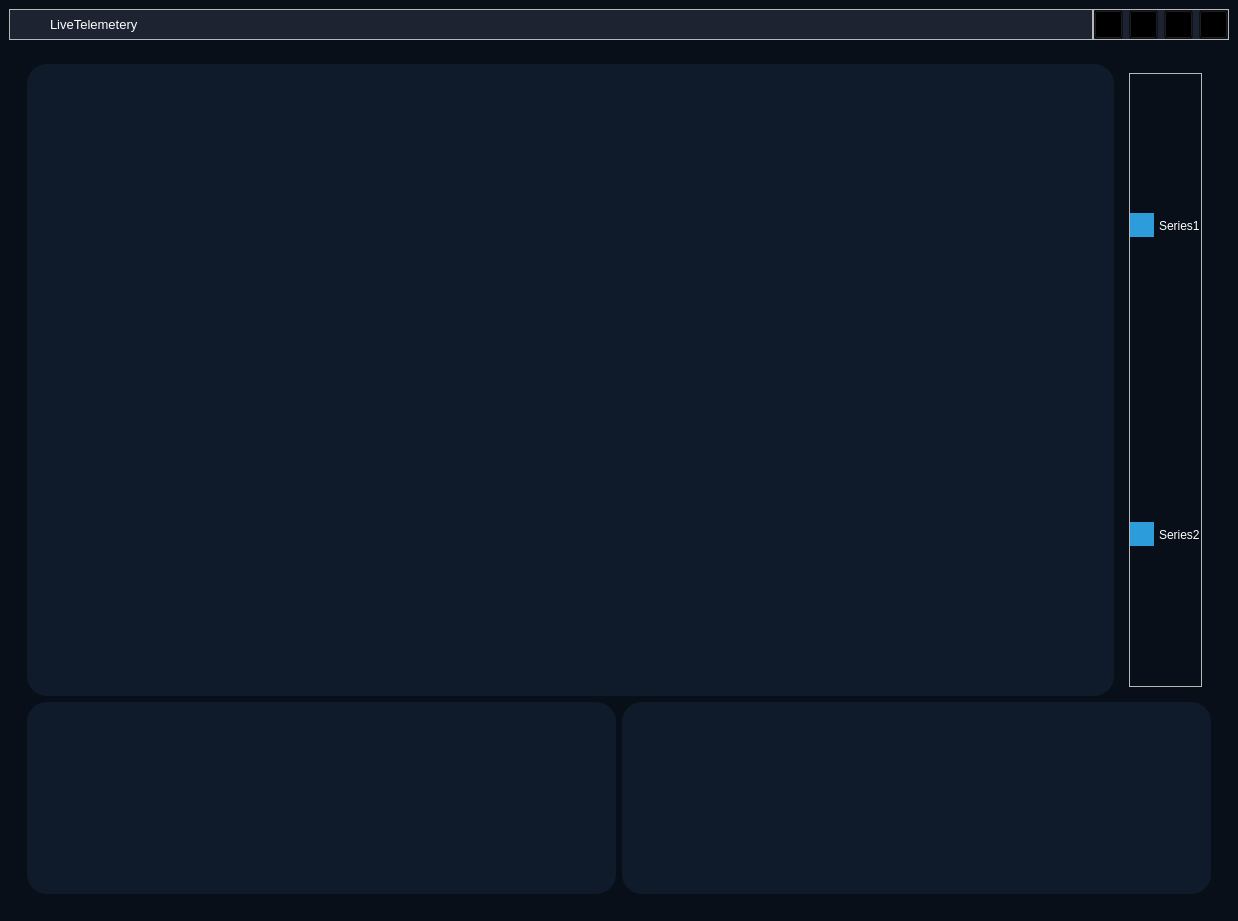
<?xml version="1.0" encoding="UTF-8"?>
<ui version="4.0">
 <class>MainWindow</class>
 <widget class="QMainWindow" name="MainWindow">
  <property name="geometry">
   <rect>
    <x>0</x>
    <y>0</y>
    <width>1238</width>
    <height>921</height>
   </rect>
  </property>
  <property name="sizePolicy">
   <sizepolicy hsizetype="Expanding" vsizetype="Expanding">
    <horstretch>0</horstretch>
    <verstretch>0</verstretch>
   </sizepolicy>
  </property>
  <property name="windowTitle">
   <string>MainWindow</string>
  </property>
  <property name="styleSheet">
   <string notr="true">#centralwidget{
background-color:rgb(8, 15, 24);

}
QLabel{
color:white;
}
QGraphicsView{
background-color:rgb(15, 27, 42);
border:none;
border-radius:20px

}




QCheckBox {
    spacing: 5px;
    color: #FFFFFF; /* Text color */
}
QCheckBox::indicator {
    width: 20px;
    height: 20px;
}
QCheckBox::indicator::unchecked {
    border: 2px solid #888888;
    background-color: #1E1E2C;
}
QCheckBox::indicator::checked {
    border: 2px solid #2D9CDB;
    background-color: #2D9CDB;
}
QCheckBox::indicator::checked:hover {
    background-color: #56CCF2;
}
QCheckBox::indicator::unchecked:hover {
    border: 2px solid #56CCF2;
}
QCheckBox::indicator:disabled {
    background-color: #555555;
    border: 2px solid #555555;
}
</string>
  </property>
  <widget class="QWidget" name="centralwidget">
   <layout class="QVBoxLayout" name="verticalLayout_2">
    <item>
     <widget class="QWidget" name="widget" native="true">
      <property name="styleSheet">
       <string notr="true">QPushButton{
background-color:transparent;
}</string>
      </property>
      <layout class="QVBoxLayout" name="verticalLayout">
       <property name="leftMargin">
        <number>0</number>
       </property>
       <property name="topMargin">
        <number>0</number>
       </property>
       <property name="rightMargin">
        <number>0</number>
       </property>
       <property name="bottomMargin">
        <number>0</number>
       </property>
       <item alignment="Qt::AlignTop">
        <widget class="QWidget" name="widget_1" native="true">
         <property name="sizePolicy">
          <sizepolicy hsizetype="Expanding" vsizetype="Expanding">
           <horstretch>0</horstretch>
           <verstretch>0</verstretch>
          </sizepolicy>
         </property>
         <property name="styleSheet">
          <string notr="true">#widget_1{
background-color:rgb(29, 35, 49);
}</string>
         </property>
         <layout class="QHBoxLayout" name="horizontalLayout_8">
          <property name="spacing">
           <number>0</number>
          </property>
          <property name="leftMargin">
           <number>0</number>
          </property>
          <property name="topMargin">
           <number>0</number>
          </property>
          <property name="rightMargin">
           <number>0</number>
          </property>
          <property name="bottomMargin">
           <number>0</number>
          </property>
          <item>
           <widget class="QFrame" name="frame_9">
            <property name="sizePolicy">
             <sizepolicy hsizetype="Expanding" vsizetype="Expanding">
              <horstretch>0</horstretch>
              <verstretch>0</verstretch>
             </sizepolicy>
            </property>
            <property name="frameShape">
             <enum>QFrame::StyledPanel</enum>
            </property>
            <property name="frameShadow">
             <enum>QFrame::Raised</enum>
            </property>
            <layout class="QHBoxLayout" name="horizontalLayout_11">
             <property name="leftMargin">
              <number>2</number>
             </property>
             <property name="topMargin">
              <number>0</number>
             </property>
             <property name="rightMargin">
              <number>0</number>
             </property>
             <property name="bottomMargin">
              <number>0</number>
             </property>
             <item>
              <widget class="QLabel" name="label_2">
               <property name="maximumSize">
                <size>
                 <width>32</width>
                 <height>32</height>
                </size>
               </property>
               <property name="text">
                <string/>
               </property>
               <property name="pixmap">
                <pixmap resource="hello.qrc">:/icons/feather3/activity.svg</pixmap>
               </property>
               <property name="scaledContents">
                <bool>true</bool>
               </property>
              </widget>
             </item>
             <item alignment="Qt::AlignLeft">
              <widget class="QLabel" name="label">
               <property name="font">
                <font>
                 <pointsize>10</pointsize>
                </font>
               </property>
               <property name="styleSheet">
                <string notr="true">#label{
color:rgb(255, 255, 255)

}</string>
               </property>
               <property name="text">
                <string>LiveTelemetery</string>
               </property>
              </widget>
             </item>
            </layout>
           </widget>
          </item>
          <item alignment="Qt::AlignRight">
           <widget class="QFrame" name="frame_8">
            <property name="frameShape">
             <enum>QFrame::StyledPanel</enum>
            </property>
            <property name="frameShadow">
             <enum>QFrame::Raised</enum>
            </property>
            <layout class="QHBoxLayout" name="horizontalLayout_4">
             <property name="spacing">
              <number>6</number>
             </property>
             <property name="leftMargin">
              <number>0</number>
             </property>
             <property name="topMargin">
              <number>0</number>
             </property>
             <property name="rightMargin">
              <number>0</number>
             </property>
             <property name="bottomMargin">
              <number>0</number>
             </property>
             <item>
              <widget class="QPushButton" name="refresh">
               <property name="styleSheet">
                <string notr="true">QPushButton {
    image: url(:/icons/feather (2)/refresh-cw.svg);
     width: 21px;
     padding: 3px;
    height: 21px;
    background-repeat: no-repeat;
}
QPushButton:hover {
    image: url(:/icons/feather3/refresh-ccw.svg);
    background-repeat: no-repeat;
}</string>
               </property>
               <property name="text">
                <string/>
               </property>
              </widget>
             </item>
             <item>
              <widget class="QPushButton" name="min">
               <property name="sizePolicy">
                <sizepolicy hsizetype="Expanding" vsizetype="Expanding">
                 <horstretch>0</horstretch>
                 <verstretch>0</verstretch>
                </sizepolicy>
               </property>
               <property name="styleSheet">
                <string notr="true">QPushButton {
    image: url(:/icons/feather (2)/minus.svg);
     width: 21px;
     padding: 3px;
    height: 21px;
    background-repeat: no-repeat;
}
QPushButton:hover {
    background-color :rgb(36, 66, 103);
    width: 21px;
    height: 21px;
    background-repeat: no-repeat;
} </string>
               </property>
               <property name="text">
                <string/>
               </property>
               <property name="icon">
                <iconset resource="hello.qrc">
                 <normaloff>:/icons/feather (2)/minus.svg</normaloff>:/icons/feather (2)/minus.svg</iconset>
               </property>
              </widget>
             </item>
             <item>
              <widget class="QPushButton" name="max">
               <property name="sizePolicy">
                <sizepolicy hsizetype="Expanding" vsizetype="Fixed">
                 <horstretch>0</horstretch>
                 <verstretch>0</verstretch>
                </sizepolicy>
               </property>
               <property name="styleSheet">
                <string notr="true">QPushButton {
    image: url(:/icons/feather (2)/square.svg);
     width: 21px;
    height: 21px;
padding: 3px;
    background-repeat: no-repeat;
}
QPushButton:hover {
    background-color :rgb(36, 66, 103);
    width: 21px;
    height: 21px;
    background-repeat: no-repeat;
}</string>
               </property>
               <property name="text">
                <string/>
               </property>
              </widget>
             </item>
             <item>
              <widget class="QPushButton" name="close_btn">
               <property name="sizePolicy">
                <sizepolicy hsizetype="Expanding" vsizetype="Preferred">
                 <horstretch>0</horstretch>
                 <verstretch>0</verstretch>
                </sizepolicy>
               </property>
               <property name="maximumSize">
                <size>
                 <width>16777215</width>
                 <height>16777215</height>
                </size>
               </property>
               <property name="styleSheet">
                <string notr="true">QPushButton {

    image: url(:/icons/feather (2)/x.svg);
     width: 21px;
    height: 21px;
    padding: 3px;
    background-repeat: no-repeat;
}
QPushButton:hover {
    background-color :rgb(36, 66, 103);
    width: 21px;
    height: 21px;
    background-repeat: no-repeat;
}</string>
               </property>
               <property name="text">
                <string/>
               </property>
              </widget>
             </item>
            </layout>
           </widget>
          </item>
         </layout>
        </widget>
       </item>
      </layout>
     </widget>
    </item>
    <item>
     <widget class="QStackedWidget" name="stackedWidget_1">
      <property name="currentIndex">
       <number>1</number>
      </property>
      <widget class="QWidget" name="page">
       <property name="styleSheet">
        <string notr="true">#page{
background-color:rgb(8, 15, 24);
}</string>
       </property>
       <layout class="QVBoxLayout" name="verticalLayout_11">
        <item alignment="Qt::AlignHCenter">
         <widget class="QFrame" name="frame">
          <property name="frameShape">
           <enum>QFrame::StyledPanel</enum>
          </property>
          <property name="frameShadow">
           <enum>QFrame::Raised</enum>
          </property>
          <layout class="QHBoxLayout" name="horizontalLayout">
           <item>
            <widget class="QLabel" name="label_3">
             <property name="text">
              <string/>
             </property>
             <property name="pixmap">
              <pixmap resource="hello.qrc">:/icons/rtlogo1.png</pixmap>
             </property>
            </widget>
           </item>
          </layout>
         </widget>
        </item>
        <item alignment="Qt::AlignHCenter">
         <widget class="QFrame" name="frame_2">
          <property name="sizePolicy">
           <sizepolicy hsizetype="Expanding" vsizetype="Preferred">
            <horstretch>0</horstretch>
            <verstretch>0</verstretch>
           </sizepolicy>
          </property>
          <property name="font">
           <font>
            <pointsize>10</pointsize>
           </font>
          </property>
          <property name="frameShape">
           <enum>QFrame::StyledPanel</enum>
          </property>
          <property name="frameShadow">
           <enum>QFrame::Raised</enum>
          </property>
          <layout class="QVBoxLayout" name="verticalLayout_3">
           <property name="leftMargin">
            <number>400</number>
           </property>
           <property name="rightMargin">
            <number>400</number>
           </property>
           <item>
            <layout class="QHBoxLayout" name="horizontalLayout_2">
             <property name="spacing">
              <number>50</number>
             </property>
             <property name="sizeConstraint">
              <enum>QLayout::SetDefaultConstraint</enum>
             </property>
             <property name="leftMargin">
              <number>0</number>
             </property>
             <property name="rightMargin">
              <number>0</number>
             </property>
             <item>
              <widget class="QLabel" name="label_4">
               <property name="maximumSize">
                <size>
                 <width>200</width>
                 <height>34</height>
                </size>
               </property>
               <property name="font">
                <font>
                 <family>Arial Black</family>
                 <pointsize>12</pointsize>
                 <weight>75</weight>
                 <bold>true</bold>
                </font>
               </property>
               <property name="text">
                <string>Select Port:</string>
               </property>
              </widget>
             </item>
             <item>
              <widget class="QComboBox" name="port_box">
               <property name="enabled">
                <bool>true</bool>
               </property>
               <property name="sizePolicy">
                <sizepolicy hsizetype="Expanding" vsizetype="Fixed">
                 <horstretch>0</horstretch>
                 <verstretch>0</verstretch>
                </sizepolicy>
               </property>
               <property name="minimumSize">
                <size>
                 <width>100</width>
                 <height>0</height>
                </size>
               </property>
               <property name="maximumSize">
                <size>
                 <width>200</width>
                 <height>38</height>
                </size>
               </property>
               <property name="font">
                <font>
                 <pointsize>10</pointsize>
                </font>
               </property>
               <property name="styleSheet">
                <string notr="true">QComboBox {
    background-color: #0d1b2a; /* Dark blue background similar to the UI */
    color: #ffffff;            /* White text for contrast */
    border: 1px solid #1b263b; /* Slightly lighter blue border */
    border-radius: 5px;
    padding: 5px;
}

QComboBox::drop-down {
    subcontrol-origin: padding;
    subcontrol-position: top right;
    width: 20px;
    border-left-width: 1px;
    border-left-color: #1b263b; /* Lighter blue for the dropdown divider */
    border-left-style: solid;
    background-color: #1b263b;  /* Match dropdown button to background */
}

QComboBox::down-arrow {
    image: url(:/icons/feather3/chevrons-down.svg);  /* You can add an arrow image if necessary */
    width: 14px;
    height: 14px;
}

QComboBox QAbstractItemView {
    background-color: #0d1b2a;   /* Dark blue for the dropdown list */
    color: #ffffff;              /* White text for readability */
    selection-background-color: #1b263b; /* Slightly lighter blue when an item is selected */
    selection-color: #ffffff;    /* White text for selected items */
    border: 1px solid #1b263b;   /* Border matching the combo box */
}
</string>
               </property>
              </widget>
             </item>
            </layout>
           </item>
           <item>
            <layout class="QHBoxLayout" name="horizontalLayout_3">
             <property name="spacing">
              <number>50</number>
             </property>
             <item>
              <widget class="QLabel" name="label_5">
               <property name="maximumSize">
                <size>
                 <width>200</width>
                 <height>34</height>
                </size>
               </property>
               <property name="font">
                <font>
                 <family>Arial Black</family>
                 <pointsize>12</pointsize>
                 <weight>75</weight>
                 <bold>true</bold>
                </font>
               </property>
               <property name="text">
                <string>Save As:     </string>
               </property>
              </widget>
             </item>
             <item>
              <widget class="QLineEdit" name="file">
               <property name="maximumSize">
                <size>
                 <width>200</width>
                 <height>38</height>
                </size>
               </property>
               <property name="sizeIncrement">
                <size>
                 <width>0</width>
                 <height>0</height>
                </size>
               </property>
               <property name="font">
                <font>
                 <pointsize>12</pointsize>
                </font>
               </property>
               <property name="styleSheet">
                <string notr="true">#file{
background-color:rgb(15, 27, 42);

  border: 1px solid #1b263b; /* Slightly lighter blue border */
    border-radius: 5px;
color:white;

}</string>
               </property>
               <property name="placeholderText">
                <string>Name Your File</string>
               </property>
              </widget>
             </item>
            </layout>
           </item>
           <item alignment="Qt::AlignHCenter">
            <widget class="QPushButton" name="start">
             <property name="maximumSize">
              <size>
               <width>150</width>
               <height>16777215</height>
              </size>
             </property>
             <property name="font">
              <font>
               <pointsize>12</pointsize>
               <weight>50</weight>
               <bold>false</bold>
              </font>
             </property>
             <property name="styleSheet">
              <string notr="true">#start{
color:white;
background-color:rgb(29, 35, 49);
padding-left:20px;
padding-right:20px;
padding-top:5px;
padding-bottom:5px;
 border: 1px solid #1b263b; /* Slightly lighter blue border */
    border-radius: 10px;
}
#start:hover{
color:rgb(25, 134, 202);
background-color:rgb(50, 60, 85)

}</string>
             </property>
             <property name="text">
              <string>Start</string>
             </property>
            </widget>
           </item>
          </layout>
         </widget>
        </item>
        <item>
         <widget class="QFrame" name="frame_3">
          <property name="sizePolicy">
           <sizepolicy hsizetype="Preferred" vsizetype="Preferred">
            <horstretch>0</horstretch>
            <verstretch>0</verstretch>
           </sizepolicy>
          </property>
          <property name="frameShape">
           <enum>QFrame::StyledPanel</enum>
          </property>
          <property name="frameShadow">
           <enum>QFrame::Raised</enum>
          </property>
          <layout class="QHBoxLayout" name="horizontalLayout_5">
           <property name="spacing">
            <number>0</number>
           </property>
           <property name="leftMargin">
            <number>0</number>
           </property>
           <property name="topMargin">
            <number>0</number>
           </property>
           <property name="rightMargin">
            <number>0</number>
           </property>
           <property name="bottomMargin">
            <number>0</number>
           </property>
           <item>
            <widget class="QTextEdit" name="message">
             <property name="sizePolicy">
              <sizepolicy hsizetype="Expanding" vsizetype="Preferred">
               <horstretch>0</horstretch>
               <verstretch>0</verstretch>
              </sizepolicy>
             </property>
             <property name="maximumSize">
              <size>
               <width>50000</width>
               <height>16777215</height>
              </size>
             </property>
             <property name="font">
              <font>
               <family>Arial Black</family>
               <pointsize>15</pointsize>
               <weight>50</weight>
               <bold>false</bold>
              </font>
             </property>
             <property name="styleSheet">
              <string notr="true">#message{
background-color:rgb(8, 15, 24);
color:white;
border:none;

}</string>
             </property>
             <property name="html">
              <string>&lt;!DOCTYPE HTML PUBLIC &quot;-//W3C//DTD HTML 4.0//EN&quot; &quot;http://www.w3.org/TR/REC-html40/strict.dtd&quot;&gt;
&lt;html&gt;&lt;head&gt;&lt;meta name=&quot;qrichtext&quot; content=&quot;1&quot; /&gt;&lt;style type=&quot;text/css&quot;&gt;
p, li { white-space: pre-wrap; }
&lt;/style&gt;&lt;/head&gt;&lt;body style=&quot; font-family:'Arial Black'; font-size:15pt; font-weight:400; font-style:normal;&quot;&gt;
&lt;p align=&quot;center&quot; style=&quot;-qt-paragraph-type:empty; margin-top:0px; margin-bottom:0px; margin-left:0px; margin-right:0px; -qt-block-indent:0; text-indent:0px;&quot;&gt;&lt;br /&gt;&lt;/p&gt;&lt;/body&gt;&lt;/html&gt;</string>
             </property>
            </widget>
           </item>
          </layout>
         </widget>
        </item>
       </layout>
      </widget>
      <widget class="QWidget" name="page_2">
       <layout class="QVBoxLayout" name="verticalLayout_25">
        <item>
         <widget class="QWidget" name="widget_7" native="true">
          <property name="sizePolicy">
           <sizepolicy hsizetype="Preferred" vsizetype="Expanding">
            <horstretch>0</horstretch>
            <verstretch>0</verstretch>
           </sizepolicy>
          </property>
          <layout class="QVBoxLayout" name="verticalLayout_16">
           <property name="spacing">
            <number>4</number>
           </property>
           <property name="leftMargin">
            <number>0</number>
           </property>
           <property name="topMargin">
            <number>0</number>
           </property>
           <property name="rightMargin">
            <number>0</number>
           </property>
           <property name="bottomMargin">
            <number>0</number>
           </property>
           <item>
            <widget class="QStackedWidget" name="stackedWidget">
             <property name="sizePolicy">
              <sizepolicy hsizetype="Expanding" vsizetype="Expanding">
               <horstretch>0</horstretch>
               <verstretch>0</verstretch>
              </sizepolicy>
             </property>
             <property name="currentIndex">
              <number>1</number>
             </property>
             <widget class="QWidget" name="all_graphs_3">
              <layout class="QHBoxLayout" name="horizontalLayout_22">
               <item>
                <layout class="QVBoxLayout" name="verticalLayout_17">
                 <property name="spacing">
                  <number>8</number>
                 </property>
                 <property name="leftMargin">
                  <number>0</number>
                 </property>
                 <property name="rightMargin">
                  <number>0</number>
                 </property>
                 <property name="bottomMargin">
                  <number>8</number>
                 </property>
                 <item>
                  <widget class="QGraphicsView" name="graph_1"/>
                 </item>
                 <item>
                  <widget class="QGraphicsView" name="graph_2"/>
                 </item>
                 <item>
                  <widget class="QGraphicsView" name="graph_3"/>
                 </item>
                </layout>
               </item>
               <item alignment="Qt::AlignLeft">
                <widget class="QWidget" name="graph_widget_2" native="true">
                 <property name="sizePolicy">
                  <sizepolicy hsizetype="Expanding" vsizetype="Expanding">
                   <horstretch>0</horstretch>
                   <verstretch>0</verstretch>
                  </sizepolicy>
                 </property>
                 <layout class="QVBoxLayout" name="verticalLayout_18">
                  <item alignment="Qt::AlignLeft">
                   <widget class="QFrame" name="frame_19">
                    <property name="frameShape">
                     <enum>QFrame::StyledPanel</enum>
                    </property>
                    <property name="frameShadow">
                     <enum>QFrame::Raised</enum>
                    </property>
                    <layout class="QVBoxLayout" name="verticalLayout_19">
                     <property name="spacing">
                      <number>6</number>
                     </property>
                     <property name="leftMargin">
                      <number>0</number>
                     </property>
                     <property name="topMargin">
                      <number>0</number>
                     </property>
                     <property name="rightMargin">
                      <number>0</number>
                     </property>
                     <property name="bottomMargin">
                      <number>0</number>
                     </property>
                     <item>
                      <widget class="QCheckBox" name="series1">
                       <property name="sizePolicy">
                        <sizepolicy hsizetype="Preferred" vsizetype="Preferred">
                         <horstretch>0</horstretch>
                         <verstretch>0</verstretch>
                        </sizepolicy>
                       </property>
                       <property name="text">
                        <string>Series1</string>
                       </property>
                       <property name="checked">
                        <bool>true</bool>
                       </property>
                      </widget>
                     </item>
                     <item>
                      <widget class="QCheckBox" name="series2">
                       <property name="sizePolicy">
                        <sizepolicy hsizetype="Preferred" vsizetype="Preferred">
                         <horstretch>0</horstretch>
                         <verstretch>0</verstretch>
                        </sizepolicy>
                       </property>
                       <property name="text">
                        <string>Series2</string>
                       </property>
                       <property name="checked">
                        <bool>true</bool>
                       </property>
                      </widget>
                     </item>
                    </layout>
                   </widget>
                  </item>
                  <item alignment="Qt::AlignLeft">
                   <widget class="QFrame" name="frame_20">
                    <property name="frameShape">
                     <enum>QFrame::StyledPanel</enum>
                    </property>
                    <property name="frameShadow">
                     <enum>QFrame::Raised</enum>
                    </property>
                    <layout class="QVBoxLayout" name="verticalLayout_20">
                     <property name="leftMargin">
                      <number>0</number>
                     </property>
                     <property name="topMargin">
                      <number>0</number>
                     </property>
                     <property name="rightMargin">
                      <number>0</number>
                     </property>
                     <property name="bottomMargin">
                      <number>0</number>
                     </property>
                     <item>
                      <widget class="QCheckBox" name="series3">
                       <property name="sizePolicy">
                        <sizepolicy hsizetype="Preferred" vsizetype="Preferred">
                         <horstretch>0</horstretch>
                         <verstretch>0</verstretch>
                        </sizepolicy>
                       </property>
                       <property name="text">
                        <string>Series1</string>
                       </property>
                       <property name="checked">
                        <bool>true</bool>
                       </property>
                      </widget>
                     </item>
                     <item>
                      <widget class="QCheckBox" name="series4">
                       <property name="sizePolicy">
                        <sizepolicy hsizetype="Preferred" vsizetype="Preferred">
                         <horstretch>0</horstretch>
                         <verstretch>0</verstretch>
                        </sizepolicy>
                       </property>
                       <property name="text">
                        <string>Series2</string>
                       </property>
                       <property name="checked">
                        <bool>true</bool>
                       </property>
                      </widget>
                     </item>
                    </layout>
                   </widget>
                  </item>
                  <item alignment="Qt::AlignLeft">
                   <widget class="QFrame" name="frame_21">
                    <property name="frameShape">
                     <enum>QFrame::StyledPanel</enum>
                    </property>
                    <property name="frameShadow">
                     <enum>QFrame::Raised</enum>
                    </property>
                    <layout class="QVBoxLayout" name="verticalLayout_21">
                     <property name="leftMargin">
                      <number>0</number>
                     </property>
                     <property name="topMargin">
                      <number>0</number>
                     </property>
                     <property name="rightMargin">
                      <number>0</number>
                     </property>
                     <property name="bottomMargin">
                      <number>0</number>
                     </property>
                     <item>
                      <widget class="QCheckBox" name="series5">
                       <property name="sizePolicy">
                        <sizepolicy hsizetype="Preferred" vsizetype="Preferred">
                         <horstretch>0</horstretch>
                         <verstretch>0</verstretch>
                        </sizepolicy>
                       </property>
                       <property name="text">
                        <string>Series1</string>
                       </property>
                       <property name="checked">
                        <bool>true</bool>
                       </property>
                      </widget>
                     </item>
                     <item>
                      <widget class="QCheckBox" name="series6">
                       <property name="sizePolicy">
                        <sizepolicy hsizetype="Preferred" vsizetype="Preferred">
                         <horstretch>0</horstretch>
                         <verstretch>0</verstretch>
                        </sizepolicy>
                       </property>
                       <property name="text">
                        <string>Series2</string>
                       </property>
                       <property name="checked">
                        <bool>true</bool>
                       </property>
                      </widget>
                     </item>
                    </layout>
                   </widget>
                  </item>
                 </layout>
                </widget>
               </item>
              </layout>
             </widget>
             <widget class="QWidget" name="fullofgraph_3">
              <layout class="QVBoxLayout" name="verticalLayout_22">
               <item>
                <layout class="QHBoxLayout" name="horizontalLayout_23">
                 <item>
                  <widget class="QGraphicsView" name="graph_0">
                   <property name="sizePolicy">
                    <sizepolicy hsizetype="Expanding" vsizetype="Expanding">
                     <horstretch>0</horstretch>
                     <verstretch>0</verstretch>
                    </sizepolicy>
                   </property>
                   <property name="maximumSize">
                    <size>
                     <width>16777215</width>
                     <height>16777215</height>
                    </size>
                   </property>
                  </widget>
                 </item>
                 <item>
                  <widget class="QWidget" name="widget_8" native="true">
                   <layout class="QVBoxLayout" name="verticalLayout_23">
                    <item>
                     <widget class="QFrame" name="frame_22">
                      <property name="frameShape">
                       <enum>QFrame::StyledPanel</enum>
                      </property>
                      <property name="frameShadow">
                       <enum>QFrame::Raised</enum>
                      </property>
                      <layout class="QVBoxLayout" name="verticalLayout_24">
                       <property name="leftMargin">
                        <number>0</number>
                       </property>
                       <property name="topMargin">
                        <number>0</number>
                       </property>
                       <property name="rightMargin">
                        <number>0</number>
                       </property>
                       <property name="bottomMargin">
                        <number>0</number>
                       </property>
                       <item>
                        <widget class="QCheckBox" name="series8">
                         <property name="sizePolicy">
                          <sizepolicy hsizetype="Preferred" vsizetype="Minimum">
                           <horstretch>0</horstretch>
                           <verstretch>0</verstretch>
                          </sizepolicy>
                         </property>
                         <property name="text">
                          <string>Series1</string>
                         </property>
                         <property name="checked">
                          <bool>true</bool>
                         </property>
                         <property name="autoRepeat">
                          <bool>false</bool>
                         </property>
                        </widget>
                       </item>
                       <item>
                        <widget class="QCheckBox" name="series9">
                         <property name="sizePolicy">
                          <sizepolicy hsizetype="Preferred" vsizetype="Preferred">
                           <horstretch>0</horstretch>
                           <verstretch>0</verstretch>
                          </sizepolicy>
                         </property>
                         <property name="text">
                          <string>Series2</string>
                         </property>
                         <property name="checked">
                          <bool>true</bool>
                         </property>
                        </widget>
                       </item>
                      </layout>
                     </widget>
                    </item>
                   </layout>
                  </widget>
                 </item>
                </layout>
               </item>
               <item>
                <layout class="QHBoxLayout" name="horizontalLayout_24">
                 <item alignment="Qt::AlignBottom">
                  <widget class="QGraphicsView" name="graph_2f">
                   <property name="sizePolicy">
                    <sizepolicy hsizetype="Preferred" vsizetype="Preferred">
                     <horstretch>0</horstretch>
                     <verstretch>0</verstretch>
                    </sizepolicy>
                   </property>
                   <property name="maximumSize">
                    <size>
                     <width>16777215</width>
                     <height>500</height>
                    </size>
                   </property>
                  </widget>
                 </item>
                 <item alignment="Qt::AlignBottom">
                  <widget class="QGraphicsView" name="graph_3f">
                   <property name="sizePolicy">
                    <sizepolicy hsizetype="Preferred" vsizetype="Preferred">
                     <horstretch>0</horstretch>
                     <verstretch>0</verstretch>
                    </sizepolicy>
                   </property>
                   <property name="maximumSize">
                    <size>
                     <width>16777215</width>
                     <height>500</height>
                    </size>
                   </property>
                  </widget>
                 </item>
                </layout>
               </item>
              </layout>
             </widget>
            </widget>
           </item>
          </layout>
         </widget>
        </item>
       </layout>
      </widget>
     </widget>
    </item>
   </layout>
  </widget>
 </widget>
 <resources>
  <include location="hello.qrc"/>
 </resources>
 <connections/>
</ui>
